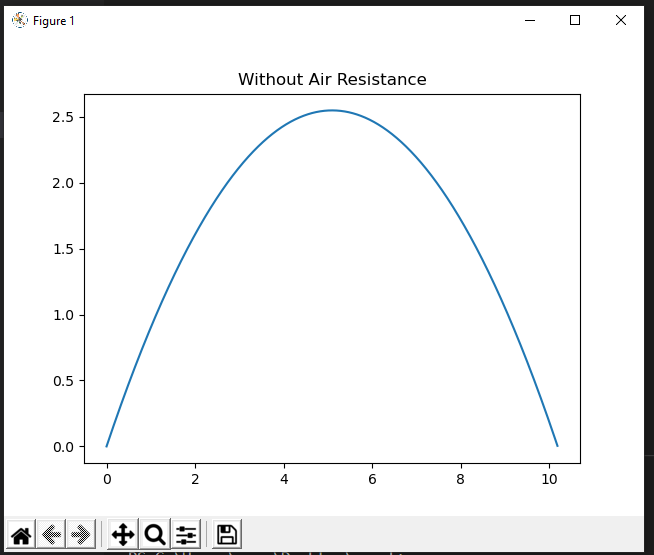

Recreate this plot in Python.
import numpy as np
import matplotlib.pylab as plt
import matplotlib.pylab as graph
import math as m

#without

u=10
T=np.arange(0,30,.001)
a=u*(m.sin(m.radians(45)))
b=u*(m.cos(m.radians(45)))
x=[]
y=[]
y1=0

for t in T:
    
    
    y1=a*t-((9.81/2)*(t**2))
    if y1<0:
		    break
    x.append(b*t)
    y.append(y1)
    graph.title("Without Air Resistance")
plt.plot(x,y)


plt.show()    
